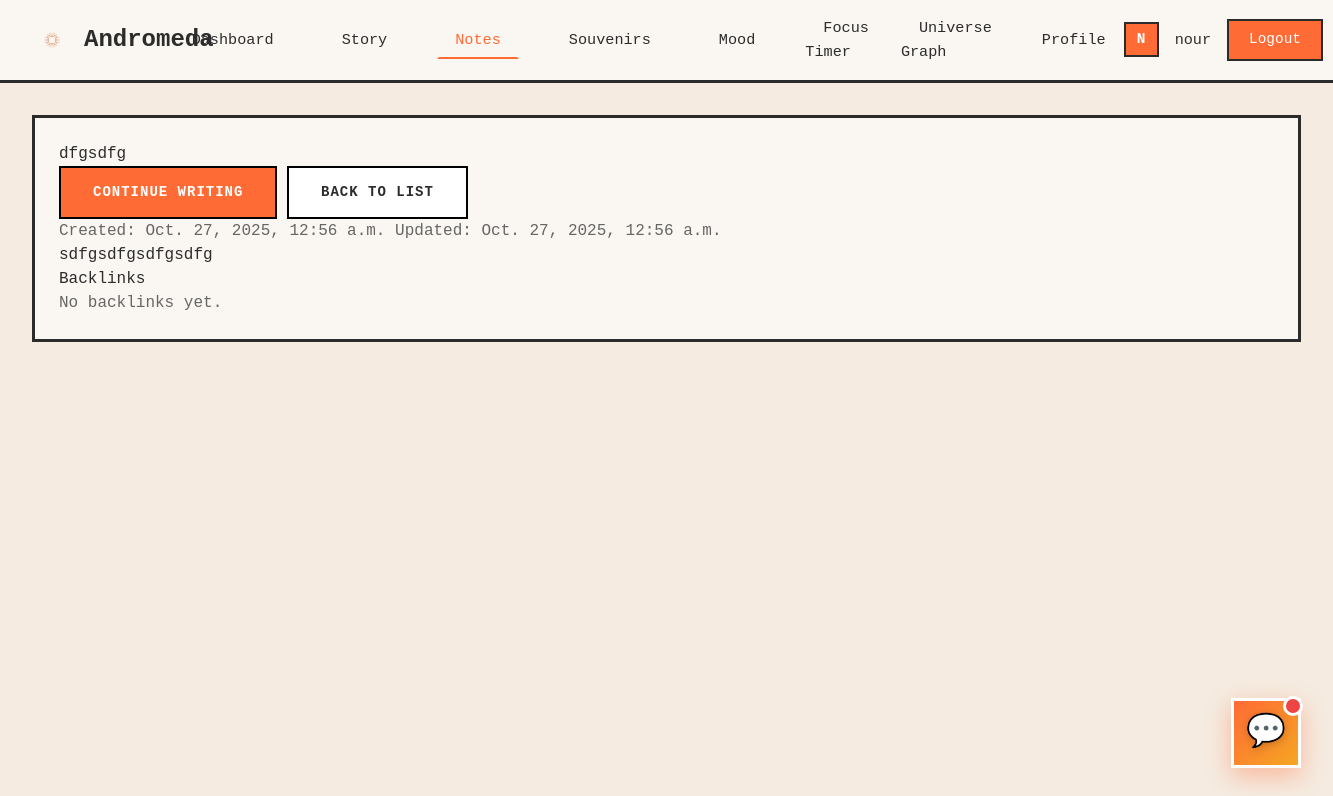
The page /dashboard/notes/2/ (signed in) on the database its author committed.
### core/models.py (models this page shows, shortened)
class User(AbstractUser):
    avatar_url = models.URLField(blank=True, null=True)
    groups = models.ManyToManyField(
        'auth.Group',
        verbose_name='groups',
        blank=True,
        help_text='The groups this user belongs to.',
        related_name='core_users',
        related_query_name='core_user',
    )
    user_permissions = models.ManyToManyField(
        'auth.Permission',
        verbose_name='user permissions',
        blank=True,
        help_text='Specific permissions for this user.',
        related_name='core_users',
        related_query_name='core_user',
    )

### notes/models.py (models this page shows, shortened)
class Note(models.Model):
    user = models.ForeignKey(settings.AUTH_USER_MODEL, on_delete=models.CASCADE, related_name='user_notes')
    title = models.CharField(max_length=255)
    slug = models.SlugField(max_length=255, blank=True)
    content = models.TextField(blank=True)
    tags = models.ManyToManyField(Tag, blank=True, related_name='notes')
    is_pinned = models.BooleanField(default=False)
    is_archived = models.BooleanField(default=False)
    is_deleted = models.BooleanField(default=False)  # Soft delete
    created_at = models.DateTimeField(auto_now_add=True)
    updated_at = models.DateTimeField(auto_now=True)
    deleted_at = models.DateTimeField(null=True, blank=True)
    class Meta:
        ordering = ['-is_pinned', '-updated_at']
        indexes = [
            models.Index(fields=['user', '-updated_at']),
            models.Index(fields=['user', 'is_deleted']),
        ]
    def get_backlinks(self):
        return self.incoming_links.all()

### notes/views.py (the view)
# urls.py: path('<int:note_id>/', views.note_detail, name='detail'),
@login_required
def note_detail(request, note_id):
    note = get_object_or_404(Note, id=note_id, user=request.user, is_deleted=False)
    backlinks = note.get_backlinks()
    return render(request, 'notes/note_detail.html', {
        'note': note,
        'backlinks': backlinks
    })

### notes/templates/notes/note_detail.html (shortened to what this page needs)
{% extends 'base.html' %}
{% load static %}
{% block extra_css %}
<link rel="stylesheet" href="{% static 'css/notes-editor.css' %}">
{% endblock %}
{% block content %}
<div class="note-detail-container card">
    <div class="note-detail-header">
        <h1 class="note-title">{{ note.title }}</h1>
        <div class="note-actions">
            <a href="{% url 'notes:edit' note.id %}" class="btn-primary">CONTINUE WRITING</a>
            <a href="{% url 'notes:list' %}" class="btn-secondary">BACK TO LIST</a>
        </div>
    </div>
    <div class="note-meta muted-text">
        <span>Created: {{ note.created_at }}</span>
        <span>Updated: {{ note.updated_at }}</span>
    </div>
    <div class="note-content">
        {{ note.content|linebreaks }}
    </div>
    <aside class="note-backlinks">
        <h3>Backlinks</h3>
        {% if backlinks %}
            <ul>
            {% for b in backlinks %}
                <li><a href="{% url 'notes:detail' b.id %}">{{ b.title }}</a></li>
            {% endfor %}
            </ul>
        {% else %}
            <p class="muted-text">No backlinks yet.</p>
        {% endif %}
    </aside>
</div>
{% endblock %}

### core/templates/core/dashboard_base.html (shortened to what this page needs)
<!doctype html>
{% load static %}
<html lang="en">
<head>
    <script src="https://cdn.tailwindcss.com"></script>
    <link rel="stylesheet" href="{% static 'css/chase.css' %}">
    {% block extra_css %}{% endblock %}
</head>
<body>
    <nav class="navbar">
        <a href="{% url 'core:dashboard' %}" class="navbar-brand">
            <img src="{% static 'assets/logo.png' %}" alt="Andromeda Logo" onerror="this.style.display='none';">
            Andromeda
        </a>
        <ul class="navbar-menu" id="navbarMenu">
            <li><a href="{% url 'core:dashboard' %}" class="{% if request.resolver_match.url_name == 'dashboard' %}active{% endif %}">Dashboard</a></li>
            <li><a href="{% url 'core:story_inspiration' %}" class="{% if request.resolver_match.url_name == 'story_inspiration' %}active{% endif %}">Story</a></li>
            <li><a href="{% url 'notes:list' %}" class="{% if '/dashboard/notes/' in request.path %}active{% endif %}">Notes</a></li>
            <li><a href="{% url 'core:memories_dashboard' %}" class="{% if request.resolver_match.url_name == 'memories_dashboard' %}active{% endif %}">Souvenirs</a></li>
            <li><a href="{% url 'core:mood' %}" class="{% if request.resolver_match.url_name == 'mood' %}active{% endif %}">Mood</a></li>
            <li><a href="/focus/" class="{% if '/focus/' in request.path %}active{% endif %}">Focus Timer</a></li>
            <li><a href="/graph/" class="{% if '/graph/' in request.path %}active{% endif %}">Universe Graph</a></li>
            <li><a href="{% url 'core:profile' %}" class="{% if request.resolver_match.url_name == 'profile' %}active{% endif %}">Profile</a></li>
        </ul>
        <div class="navbar-user">
            {% if user.is_authenticated %}
                <div class="navbar-avatar">{{ user.username|slice:":1"|upper }}</div>
                <span class="navbar-username">{{ user.username }}</span>
                <form method="post" action="{% url 'logout' %}" style="display: inline;">
                    <button type="submit" class="btn-logout" style="margin: 0;">Logout</button>
                </form>
            {% else %}
                <a href="{% url 'login' %}" class="btn-logout">Login</a>
            {% endif %}
        </div>
    </nav>
    <div class="dashboard-container">
        {% block content %}{% endblock %}
    </div>
    <div id="chatbotFloat" onclick="toggleChatbot()" style="
        position: fixed;
        bottom: 2rem;
        right: 2rem;
        width: 70px;
        height: 70px;
        background: linear-gradient(135deg, var(--accent-orange) 0%, #f5a623 100%);
        border-radius: 50%;
        display: flex;
        align-items: center;
        justify-content: center;
        box-shadow: 0 8px 24px rgba(255, 107, 53, 0.4);
        cursor: pointer;
        transition: all 0.4s cubic-bezier(0.4, 0, 0.2, 1);
        z-index: 9999;
        border: 3px solid white;
        animation: floatPulse 3s ease-in-out infinite;
    " onmouseover="this.style.transform='scale(1.15) rotate(10deg)'; this.style.boxShadow='0 12px 32px rgba(255, 107, 53, 0.6)'" onmouseout="this.style.transform='scale(1) rotate(0deg)'; this.style.boxShadow='0 8px 24px rgba(255, 107, 53, 0.4)'">
        <span style="font-size: 2rem; filter: drop-shadow(0 2px 4px rgba(0,0,0,0.2));">💬</span>
    </div>
</body>
</html>

### static/css/notes-editor.css (style rules this page uses)
:root { --bg-beige: #F5F1E8; --card-white: #FFFFFF; --border-black: #000000; --primary-orange: #FF8C42; --text-dark: #2C2C2C; --text-muted: #666666; }
.muted-text { color: var(--text-muted); }
* { border-radius: 0 !important; }

### core/templates/core/dashboard_base.html (style rules this page uses)
:root { --page-bg: #f5ebe0; --panel-bg: #faf6f1; --border-color: #2b2b2b; --accent-orange: #ff6b35; --text-dark: #2b2b2b; --text-gray: #6b7280; --separator-color: #d4c5b9; }
* { margin: 0; padding: 0; box-sizing: border-box; }
html { font-size: 16px; scroll-behavior: smooth; }
body { background: var(--page-bg) !important; color: var(--text-dark) !important; font-family: 'Courier New', monospace; -webkit-font-smoothing: antialiased; min-height: 100vh; }
.navbar { background: var(--panel-bg); border-bottom: 3px solid var(--border-color); padding: 1rem 2rem; display: flex; align-items: center; justify-content: space-between; position: sticky; top: 0; z-index: 1000; }
.navbar-brand { display: flex; align-items: center; gap: 0.75rem; font-size: 1.5rem; font-weight: bold; color: var(--text-dark); text-decoration: none; }
.navbar-brand img { width: 40px; height: 40px; object-fit: contain; }
.navbar-menu { display: flex; align-items: center; gap: 2rem; list-style: none; }
.navbar-menu a { color: var(--text-dark); text-decoration: none; font-size: 0.95rem; transition: color 0.2s ease; padding: 0.5rem 1rem; border: 2px solid transparent; }
.navbar-menu a.active { color: var(--accent-orange); border-bottom: 2px solid var(--accent-orange); }
.navbar-user { display: flex; align-items: center; gap: 1rem; }
.navbar-avatar { width: 35px; height: 35px; border-radius: 50%; background: var(--accent-orange); color: white; display: flex; align-items: center; justify-content: center; font-weight: bold; font-size: 0.9rem; border: 2px solid var(--border-color); }
.navbar-username { font-size: 0.95rem; color: var(--text-dark); }
.btn-logout { padding: 0.5rem 1.25rem; background: var(--accent-orange); color: white; border: 2px solid var(--border-color); cursor: pointer; font-family: 'Courier New', monospace; font-size: 0.9rem; transition: opacity 0.2s ease; text-decoration: none; display: inline-block; }
.dashboard-container { max-width: 1400px; margin: 0 auto; padding: 2rem; }
.card { background: var(--panel-bg); border: 3px solid var(--border-color); padding: 1.5rem; margin-bottom: 1.5rem; }
.btn-primary { background: var(--accent-orange); color: #FFFFFF; border: 2px solid #000000; border-radius: 0px; padding: 14px 32px; font-size: 14px; font-weight: 700; text-transform: uppercase; letter-spacing: 1px; cursor: pointer; transition: all 0.2s; box-shadow: none; font-family: 'Courier New', monospace; text-decoration: none; display: inline-block; }
.btn-secondary { background:#FFFFFF; color:var(--text-dark); border:2px solid #000000; border-radius:0; padding:14px 32px; font-size:14px; font-weight:700; text-transform:uppercase; letter-spacing:1px; cursor:pointer; transition: all 0.2s; font-family: 'Courier New', monospace; text-decoration: none; display: inline-block; }
#chatbotFloat::before { content: ''; position: absolute; top: -5px; right: -5px; width: 20px; height: 20px; background: #ef4444; border-radius: 50%; border: 3px solid white; animation: pulse 2s ease-in-out infinite; }

### rows shown on the page
User: username "N", username "nour"
Note: title "dfgsdfg", created_at "Oct. 27, 2025, 12:56 a.m.", updated_at "Oct. 27, 2025, 12:56 a.m.", content "sdfgsdfgsdfgsdfg"
